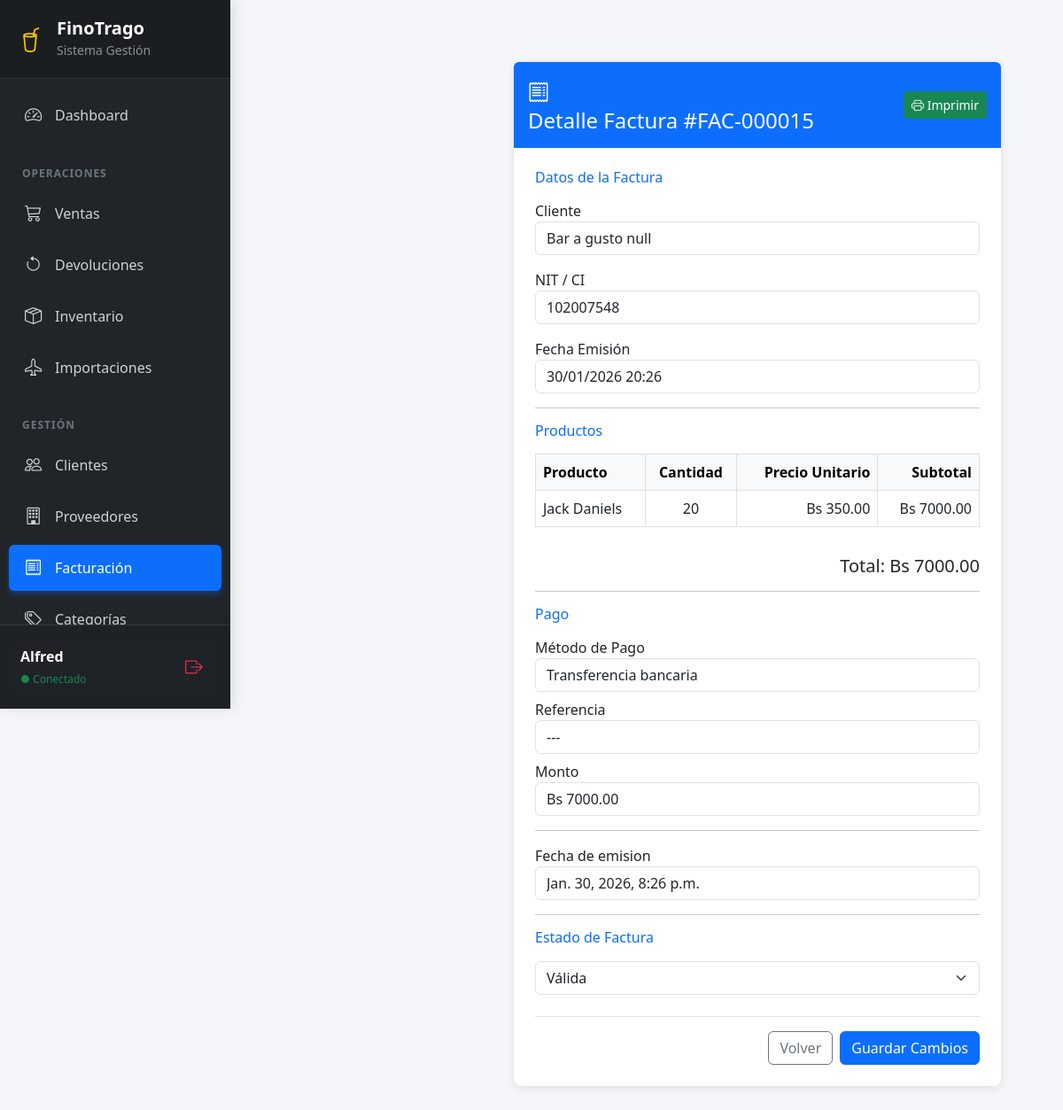
Page /factura/14/ (signed in) on the committed database.
### dashboard/models.py (models this page shows, shortened)
class Factura(models.Model):
    venta = models.ForeignKey(Venta, on_delete=models.CASCADE)
    numero_factura = models.CharField(max_length=50, unique=True)
    fecha_emision = models.DateTimeField(auto_now_add=True)
    nit_cliente = models.CharField(max_length=20)
    monto_total = models.DecimalField(max_digits=10, decimal_places=2, validators=[MinValueValidator(0)])
    estado = models.BooleanField(default=True) # Activa/Anulada

class Venta(models.Model):
    ESTADOS = [
        ('PENDIENTE', 'Pendiente'),
        ('PAGADO', 'Pagado / Exitoso'),
        ('CANCELADO', 'Cancelado'),
    ]
    cliente = models.ForeignKey(Cliente, on_delete=models.CASCADE)
    usuario = models.ForeignKey(User, on_delete=models.CASCADE)
    fecha = models.DateTimeField(auto_now_add=True)
    total = models.DecimalField(max_digits=10, decimal_places=2, default=0, validators=[MinValueValidator(0)])
    observacion = models.TextField(blank=True, null=True)
    estado = models.CharField(max_length=20, choices=ESTADOS, default='PENDIENTE')

class Cliente(models.Model):
    nombre = models.CharField(max_length=50)
    apellido1 = models.CharField(max_length=50)
    apellido2 = models.CharField(max_length=50, blank=True, null=True)
    ci = models.CharField(max_length=20, unique=True, verbose_name="CI")
    nit = models.CharField(max_length=20, blank=True, null=True, verbose_name="NIT")
    direccion = models.CharField(max_length=200, blank=True, null=True)
    telefono = models.CharField(max_length=30)
    email = models.EmailField(blank=True, null=True)
    tipo_cliente = models.CharField(max_length=20, choices=[('MINORISTA', 'Minorista'), ('MAYORISTA', 'Mayorista'), ('BAR', 'Bar')], default='MINORISTA')
    limite_credito = models.DecimalField(max_digits=10, decimal_places=2, default=0)
    class Meta:
        verbose_name_plural = "Clientes"

class DetalleVenta(models.Model):
    venta = models.ForeignKey(Venta, on_delete=models.CASCADE)
    producto = models.ForeignKey(Producto, on_delete=models.CASCADE)
    cantidad = models.IntegerField(validators=[MinValueValidator(0)])
    precio_unitario = models.DecimalField(max_digits=10, decimal_places=2, validators=[MinValueValidator(0)])
    subtotal = models.DecimalField(max_digits=10, decimal_places=2, validators=[MinValueValidator(0)])

class Producto(models.Model):
    nombre = models.CharField(max_length=100)
    descripcion = models.TextField(blank=True, null=True)
    codigo = models.CharField(max_length=50, unique=True) # Vital para inventario
    categoria = models.ForeignKey(Categoria, on_delete=models.SET_NULL, null=True)
    proveedor = models.ForeignKey(Proveedor, on_delete=models.SET_NULL, null=True)
    ubicacion = models.ForeignKey(Ubicacion, on_delete=models.SET_NULL, null=True)
    precio_compra = models.DecimalField(max_digits=10, decimal_places=2, validators=[MinValueValidator(0)])
    precio_venta = models.DecimalField(max_digits=10, decimal_places=2, validators=[MinValueValidator(0)])
    stock_actual = models.IntegerField(default=0, validators=[MinValueValidator(0)])
    stock_minimo = models.IntegerField(default=5, validators=[MinValueValidator(0)])
    tipo = models.CharField(max_length=20, default='Varios') # VINO, RON, etc.
    marca = models.CharField(max_length=50, blank=True)
    activo = models.BooleanField(default=True)

class Pago(models.Model):
    factura = models.ForeignKey(Factura, on_delete=models.CASCADE)
    fecha = models.DateTimeField(auto_now_add=True)
    monto = models.DecimalField(max_digits=10, decimal_places=2, validators=[MinValueValidator(0)])
    metodo_pago = models.ForeignKey(MetodoPago, on_delete=models.SET_NULL, null=True)
    referencia = models.CharField(max_length=100, blank=True, null=True) # Nro recibo/transaccion

class MetodoPago(models.Model):
    nombre = models.CharField(max_length=30)
    descripcion = models.CharField(max_length=100, blank=True, null=True)
    class Meta:
        verbose_name_plural = "Métodos de Pago"

### dashboard/decorators.py (the view)
        def wrapper(request, *args, **kwargs):
            perfil = getattr(request.user, 'perfil', None)
            if not perfil or not perfil.tiene_permiso(nombre_permiso):
                messages.error(request, "No tienes permisos para realizar esta acción.")
                return redirect('dashboard:principal')
            return view_func(request, *args, **kwargs)

### dashboard/models.py (called while the page is built)
    def tiene_permiso(self, permiso):
        if not self.rol:
            return False
        return self.rol.permisos.filter(nombre=permiso).exists()

### dashboard/views.py (called while the page is built)
@login_required
@permiso_requerido('modulo_facturacion')
def detalle_factura(request, pk):
    factura = get_object_or_404(Factura, pk=pk)
    if request.method == "POST":
        nuevo_estado = request.POST.get("estado") == "True"
        factura.estado = nuevo_estado
        factura.save()
        messages.success(request, f"Estado de la factura #{factura.numero_factura} actualizado.")
        return redirect("dashboard:facturacion")
    return render(request, "dashboard/detalle_factura.html", {"factura": factura})

### dashboard/templates/dashboard/detalle_factura.html (shortened to what this page needs)
{% extends "dashboard/base.html" %}
{% block content %}
<div class="contenido-ajustado">
    <div class="form-card">
        <div class="card-header bg-primary text-white p-3 rounded-top d-flex align-items-center justify-content-between">
            <div>
                <i class="bi bi-receipt fs-4 me-2"></i>
                <h4 class="m-0">Detalle Factura #{{ factura.numero_factura }}</h4>
            </div>
            <button class="btn btn-success btn-sm" onclick="window.print()">
                <i class="bi bi-printer"></i> Imprimir
            </button>
        </div>
        <div class="card-body p-4">
            <form method="post">
                <h6 class="text-primary mb-3">Datos de la Factura</h6>
                <div class="mb-3">
                    <label>Cliente</label>
                    <input type="text" class="form-control" value="{{ factura.venta.cliente.nombre }} {{ factura.venta.cliente.apellido1 }}" readonly>
                </div>
                <div class="mb-3">
                    <label>NIT / CI</label>
                    <input type="text" class="form-control" value="{{ factura.nit_cliente }}" readonly>
                </div>
                <div class="mb-3">
                    <label>Fecha Emisión</label>
                    <input type="text" class="form-control" value="{{ factura.fecha_emision|date:'d/m/Y H:i' }}" readonly>
                </div>
                <hr>
                <h6 class="text-primary mb-3">Productos</h6>
                <div class="table-responsive mb-3">
                    <table class="table table-bordered table-hover table-custom">
                        <thead class="table-light">
                            <tr>
                                <th>Producto</th>
                                <th class="text-center">Cantidad</th>
                                <th class="text-end">Precio Unitario</th>
                                <th class="text-end">Subtotal</th>
                            </tr>
                        </thead>
                        <tbody>
                            {% for item in factura.venta.detalleventa_set.all %}
                            <tr>
                                <td>{{ item.producto.nombre }}</td>
                                <td class="text-center">{{ item.cantidad }}</td>
                                <td class="text-end">Bs {{ item.precio_unitario }}</td>
                                <td class="text-end">Bs {{ item.subtotal }}</td>
                            </tr>
                            {% endfor %}
                        </tbody>
                    </table>
                </div>
                <div class="mb-3 text-end">
                    <h5>Total: Bs {{ factura.monto_total }}</h5>
                </div>
                <hr>
                <h6 class="text-primary mb-3">Pago</h6>
                {% for pago in factura.pago_set.all %}
                    <div class="mb-2">
                        <label>Método de Pago</label>
                        <input type="text" class="form-control" value="{{ pago.metodo_pago.nombre }}" readonly>
                    </div>
                    <div class="mb-2">
                        <label>Referencia</label>
                        <input type="text" class="form-control" value="{{ pago.referencia|default:'---' }}" readonly>
                    </div>
                    <div class="mb-3">
                        <label>Monto</label>
                        <input type="text" class="form-control" value="Bs {{ pago.monto }}" readonly>
                    </div>
                {% endfor %}
                <hr>
                <div class="mb-2">
                    <label>Fecha de emision</label>
                    <input type="text" class="form-control" value="{{ factura.fecha_emision}}" readonly>
                </div>
                <hr>
                <h6 class="text-primary mb-3">Estado de Factura</h6>
                <div class="mb-3">
                    <select name="estado" class="form-select">
                        <option value="True" {% if factura.estado %}selected{% endif %}>Válida</option>
                    </select>
                </div>
                <div class="d-flex justify-content-end gap-2 mt-4 pt-3 border-top">
                    <a href="{% url 'dashboard:facturacion' %}" class="btn btn-outline-secondary">Volver</a>
                    <button type="submit" class="btn btn-primary">Guardar Cambios</button>
                </div>
            </form>
        </div>
    </div>
</div>
{% endblock %}

### dashboard/templates/dashboard/base.html (shortened to what this page needs)
{% load static %}
<!DOCTYPE html>
<html lang="es">
<head>
    <link href="https://cdn.jsdelivr.net/npm/bootstrap@5.3.0/dist/css/bootstrap.min.css" rel="stylesheet">
    <link rel="stylesheet" href="https://cdn.jsdelivr.net/npm/bootstrap-icons@1.11.0/font/bootstrap-icons.css">
</head>
<body>
    <nav class="sidebar" id="sidebar">
        <div class="sidebar-header d-flex align-items-center gap-3">
            <i class="bi bi-cup-straw text-warning fs-3"></i>
            <div>
                <h5 class="m-0 fw-bold">FinoTrago</h5>
                <small class="text-white-50">Sistema Gestión</small>
            </div>
        </div>
        <div class="sidebar-menu">
            <ul class="nav flex-column">
                <li class="nav-item">
                    <a href="{% url 'dashboard:principal' %}" class="nav-link {% if request.resolver_match.url_name == 'principal' %}active{% endif %}">
                        <i class="bi bi-speedometer2"></i> Dashboard
                    </a>
                </li>
                <div class="sidebar-heading">OPERACIONES</div>
                <li class="nav-item">
                    <a href="{% url 'dashboard:ventas' %}" class="nav-link {% if 'ventas' in request.path %}active{% endif %}">
                        <i class="bi bi-cart3"></i> Ventas
                    </a>
                </li>
                <li class="nav-item">
                    <a href="{% url 'dashboard:devoluciones' %}" class="nav-link {% if 'devoluciones' in request.path %}active{% endif %}">
                        <i class="bi bi-arrow-counterclockwise"></i> Devoluciones
                    </a>
                </li>
                <li class="nav-item">
                    <a href="{% url 'dashboard:inventario' %}" class="nav-link {% if 'inventario' in request.path %}active{% endif %}">
                        <i class="bi bi-box-seam"></i> Inventario
                    </a>
                </li>
                <li class="nav-item">
                    <a href="{% url 'dashboard:importaciones' %}" class="nav-link {% if 'importaciones' in request.path %}active{% endif %}">
                        <i class="bi bi-airplane"></i> Importaciones
                    </a>
                </li>
                <div class="sidebar-heading">GESTIÓN</div>
                <li class="nav-item">
                    <a href="{% url 'dashboard:clientes' %}" class="nav-link {% if 'clientes' in request.path %}active{% endif %}">
                        <i class="bi bi-people"></i> Clientes
                    </a>
                </li>
                <li class="nav-item">
                    <a href="{% url 'dashboard:proveedores' %}" class="nav-link {% if 'proveedores' in request.path %}active{% endif %}">
                        <i class="bi bi-building"></i> Proveedores
                    </a>
                </li>
                <li class="nav-item">
                    <a href="{% url 'dashboard:facturacion' %}" class="nav-link {% if 'factura' in request.path %}active{% endif %}">
                        <i class="bi bi-receipt"></i> Facturación
                    </a>
                </li>
                <li class="nav-item">
                    <a href="{% url 'dashboard:categorias' %}" class="nav-link {% if 'categorias' in request.path %}active{% endif %}">
                        <i class="bi bi-tags"></i> Categorías
                    </a>
                </li>
            </ul>
        </div>
        <div class="sidebar-footer">
            <div class="d-flex align-items-center p-2 rounded bg-dark bg-opacity-50">
                <div class="flex-grow-1 overflow-hidden">
                    <div class="fw-bold text-truncate">{{ request.user.username|title }}</div>
                    <small class="text-success" style="font-size: 0.75rem;">● Conectado</small>
                </div>
                <form method="post" action="{% url 'dashboard:logout' %}" class="m-0">
                    <button type="submit" class="btn btn-sm btn-outline-danger border-0" title="Salir">
                        <i class="bi bi-box-arrow-right fs-5"></i>
                    </button>
                </form>
            </div>
        </div>
    </nav>
    <div class="main-wrapper">
        <div class="content-container">
            {% block content %}
            {% endblock %}
        </div>
    </div>
</body>
</html>

### dashboard/templates/dashboard/base.html (style rules this page uses)
body { background-color: #f4f6f9; min-height: 100vh; font-family: 'Segoe UI', system-ui, -apple-system, sans-serif; overflow-x: hidden; }
.sidebar { width: 260px; height: 100vh; position: fixed; top: 0; left: 0; background: #212529; color: #fff; z-index: 1050; display: flex; flex-direction: column; transition: left 0.3s ease; box-shadow: 4px 0 15px rgba(0,0,0,0.1); }
.sidebar-header { padding: 20px; background-color: rgba(0,0,0,0.2); border-bottom: 1px solid rgba(255,255,255,0.1); }
.sidebar-menu { padding: 15px 10px; overflow-y: auto; flex-grow: 1; }
.nav-link { color: #cfd2d6; padding: 12px 15px; border-radius: 6px; margin-bottom: 5px; display: flex; align-items: center; text-decoration: none; font-weight: 500; transition: all 0.2s; }
.nav-link.active { background-color: #0d6efd; color: #fff; box-shadow: 0 4px 6px rgba(13,110,253,0.3); }
.nav-link i { margin-right: 12px; font-size: 1.2rem; width: 25px; text-align: center; }
.sidebar-heading { font-size: 0.75rem; text-transform: uppercase; letter-spacing: 1px; color: #6c757d; font-weight: 700; margin: 25px 0 10px 15px; }
.sidebar-footer { padding: 15px; border-top: 1px solid rgba(255,255,255,0.1); background-color: rgba(0,0,0,0.1); }
.main-wrapper { margin-left: 260px; width: calc(100% - 260px); min-height: 100vh; transition: margin-left 0.3s ease, width 0.3s ease; display: flex; flex-direction: column; }
.content-container { padding: 30px; flex-grow: 1; }

### dashboard/templates/dashboard/detalle_factura.html (style rules this page uses)
.contenido-ajustado { margin-left: 250px; padding: 40px; width: calc(100% - 250px); }
.form-card { max-width: 800px; margin: 0 auto; background: white; border-radius: 8px; box-shadow: 0 2px 10px rgba(0,0,0,0.1); }
.table-custom td, .table-custom th { vertical-align: middle; }

### rows in the picture
Factura: numero_factura "FAC-000015", venta.cliente.nombre "Bar a gusto null", nit_cliente "102007548", fecha_emision "30/01/2026 20:26", monto_total "7000.00", fecha_emision "Jan. 30, 2026, 8:26 p.m.", estado "Válida"
DetalleVenta: producto.nombre "Jack Daniels", cantidad "20", precio_unitario "350.00", subtotal "7000.00"
Pago: metodo_pago.nombre "Transferencia bancaria", referencia "---", monto "Bs 7000.00"

### other values in the picture
{{ request.user.username|title }} "Alfred"
